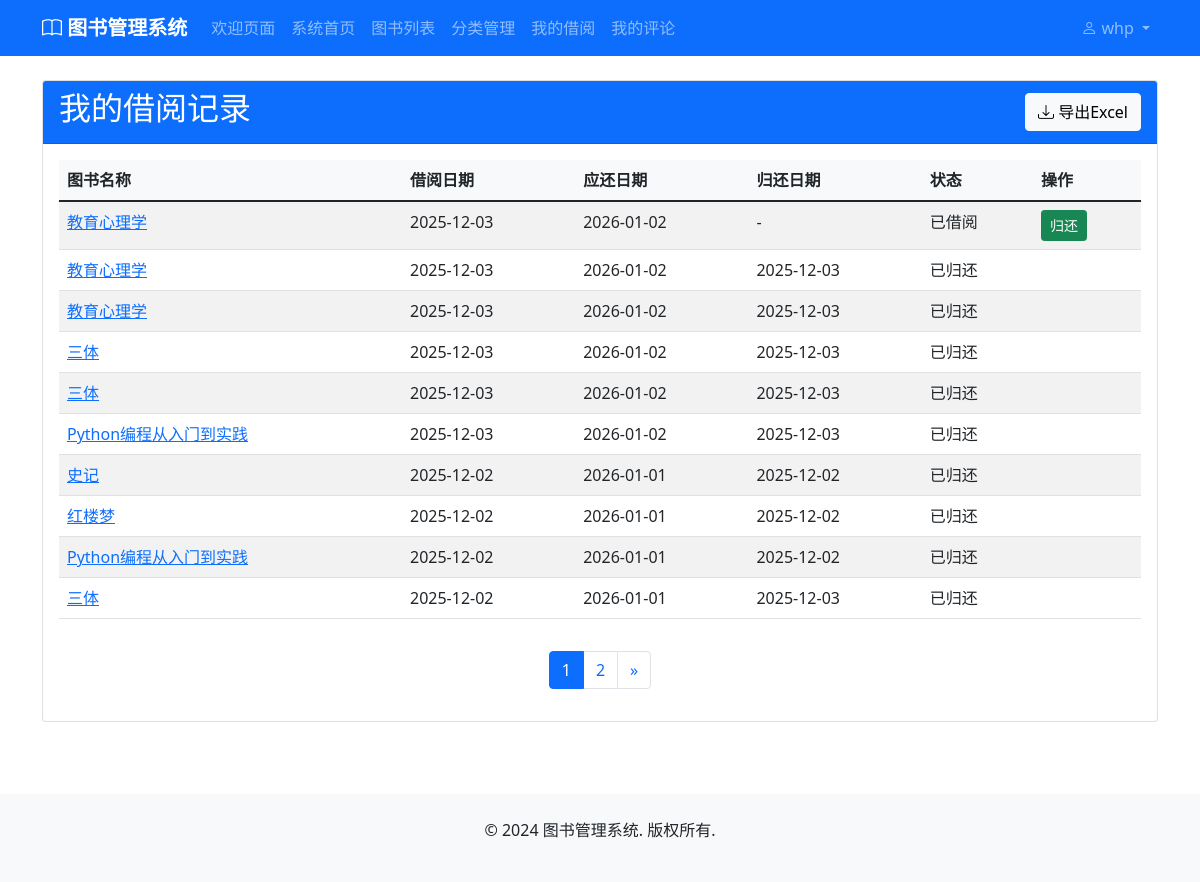
/borrowing/my-records/ (signed in), run on the app's committed database.
### accounts/models.py (models this page shows, shortened)
class CustomUser(AbstractUser):
    ROLE_CHOICES = [
        ('admin', '管理员'),
        ('user', '普通用户'),
    ]
    role = models.CharField(max_length=10, choices=ROLE_CHOICES, default='user', verbose_name='角色')
    phone = models.CharField(max_length=20, blank=True, null=True, verbose_name='电话')
    address = models.TextField(blank=True, null=True, verbose_name='地址')
    birth_date = models.DateField(blank=True, null=True, verbose_name='出生日期')
    created_at = models.DateTimeField(auto_now_add=True, verbose_name='创建时间')
    updated_at = models.DateTimeField(auto_now=True, verbose_name='更新时间')
    class Meta:
        verbose_name = '用户'
        verbose_name_plural = '用户'
    @property
    def is_admin(self):
        return self.role == 'admin'

### borrowing/models.py (models this page shows, shortened)
class BorrowRecord(models.Model):
    STATUS_CHOICES = [
        ('borrowed', '借阅中'),
        ('returned', '已归还'),
        ('overdue', '逾期'),
    ]
    user = models.ForeignKey(User, on_delete=models.CASCADE, verbose_name='借阅用户')
    book = models.ForeignKey(Book, on_delete=models.CASCADE, verbose_name='借阅图书')
    borrow_date = models.DateTimeField(auto_now_add=True, verbose_name='借阅时间')
    due_date = models.DateTimeField(verbose_name='应还时间')
    return_date = models.DateTimeField(null=True, blank=True, verbose_name='归还时间')
    status = models.CharField(max_length=20, choices=STATUS_CHOICES, default='borrowed', verbose_name='状态')
    notes = models.TextField(blank=True, null=True, verbose_name='备注')
    created_at = models.DateTimeField(auto_now_add=True, verbose_name='创建时间')
    updated_at = models.DateTimeField(auto_now=True, verbose_name='更新时间')
    class Meta:
        verbose_name = '借阅记录'
        verbose_name_plural = '借阅记录'
        ordering = ['-borrow_date']
    @property
    def is_overdue(self):
        from django.utils import timezone
        return self.status == 'borrowed' and timezone.now() > self.due_date
    @classmethod
    @transaction.atomic
    def check_and_update_overdue_status(cls, user=None):
        from django.utils import timezone
        now = timezone.now()
        query = cls.objects.filter(
            status='borrowed',
            due_date__lt=now
        )
        if user:
            query = query.filter(user=user)
        updated = query.update(status='overdue')
        if updated > 0:
            user_info = f"用户{user.username}的" if user else "所有"
            logger.info(f"更新了{updated}条{user_info}逾期记录的状态")
        return updated

### books/models.py (models this page shows, shortened)
class Book(models.Model):
    STATUS_CHOICES = [
        ('available', '可借阅'),
        ('borrowed', '已借出'),
        ('maintenance', '维护中'),
        ('lost', '丢失'),
    ]
    title = models.CharField(max_length=200, verbose_name='书名')
    author = models.CharField(max_length=100, verbose_name='作者')
    isbn = models.CharField(max_length=20, unique=True, verbose_name='ISBN')
    publisher = models.CharField(max_length=100, blank=True, null=True, verbose_name='出版社')
    publication_date = models.DateField(blank=True, null=True, verbose_name='出版日期')
    category = models.ForeignKey(Category, on_delete=models.PROTECT, null=True, blank=True, verbose_name='分类')
    description = models.TextField(blank=True, null=True, verbose_name='描述')
    cover_image = models.ImageField(upload_to='book_covers/', blank=True, null=True, verbose_name='封面图片')
    total_copies = models.PositiveIntegerField(default=1, verbose_name='总册数')
    available_copies = models.PositiveIntegerField(default=1, verbose_name='可借册数')
    location = models.CharField(max_length=50, blank=True, null=True, verbose_name='书架位置')
    status = models.CharField(max_length=20, choices=STATUS_CHOICES, default='available', verbose_name='状态')
    created_at = models.DateTimeField(auto_now_add=True, verbose_name='创建时间')
    updated_at = models.DateTimeField(auto_now=True, verbose_name='更新时间')
    class Meta:
        verbose_name = '图书'
        verbose_name_plural = '图书'

### borrowing/views.py (the view)
# urls.py: path('my-records/', views.my_borrow_records, name='my_records'),
@login_required
def my_borrow_records(request):
    BorrowRecord.check_and_update_overdue_status(user=request.user)
    records = BorrowRecord.objects.filter(user=request.user).order_by('-borrow_date')
    paginator = Paginator(records, 10)
    page_number = request.GET.get('page')
    page_obj = paginator.get_page(page_number)
    return render(request, 'borrowing/my_records.html', {'page_obj': page_obj})

### templates/borrowing/my_records.html (shortened to what this page needs)
{% extends 'base.html' %}
{% block content %}
<div class="container my-4">
    <div class="card">
        <div class="card-header bg-primary text-white d-flex justify-content-between align-items-center">
            <h2>我的借阅记录</h2>
            <a href="{% url 'borrowing:export_my_records' %}" class="btn btn-light">
                <i class="bi bi-download"></i> 导出Excel
            </a>
        </div>
        <div class="card-body">
            {% if page_obj %}
            <table class="table table-striped">
                <thead>
                    <tr>
                        <th>图书名称</th>
                        <th>借阅日期</th>
                        <th>应还日期</th>
                        <th>归还日期</th>
                        <th>状态</th>
                        <th>操作</th>
                    </tr>
                </thead>
                <tbody>
                    {% for record in page_obj %}
                    <tr>
                        <td><a href="{% url 'books:book_detail' record.book.id %}">{{ record.book.title }}</a></td>
                        <td>{{ record.borrow_date|date:"Y-m-d" }}</td>
                        <td class="{% if record.is_overdue and record.status == 'borrowed' %}text-danger{% endif %}">
                            {{ record.due_date|date:"Y-m-d" }}
                        </td>
                        <td>{% if record.return_date %}{{ record.return_date|date:"Y-m-d" }}{% else %}-{% endif %}</td>
                        <td>
                            {% if record.status == 'borrowed' %}已借阅{% endif %}
                            {% if record.status == 'returned' %}已归还{% endif %}
                        </td>
                        <td>
                            {% if record.status == 'borrowed' %}
                            <form method="post" action="{% url 'borrowing:return_book' record.id %}" style="display: inline;">
                                <button type="submit" class="btn btn-success btn-sm">归还</button>
                            </form>
                            {% endif %}
                        </td>
                    </tr>
                    {% endfor %}
                </tbody>
            </table>
            <nav aria-label="Page navigation">
                <ul class="pagination justify-content-center">
                    {% for num in page_obj.paginator.page_range %}
                    {% if page_obj.number == num %}
                    <li class="page-item active"><span class="page-link">{{ num }}</span></li>
                    {% else %}
                    <li class="page-item"><a class="page-link" href="?page={{ num }}">{{ num }}</a></li>
                    {% endif %}
                    {% endfor %}
                    {% if page_obj.has_next %}
                    <li class="page-item">
                        <a class="page-link" href="?page={{ page_obj.next_page_number }}" aria-label="Next">
                            <span aria-hidden="true">&raquo;</span>
                        </a>
                    </li>
                    {% endif %}
                </ul>
            </nav>
            {% else %}
            <div class="alert alert-info" role="alert">
                暂无借阅记录
            </div>
            {% endif %}
        </div>
    </div>
</div>
{% endblock %}

### templates/base.html (shortened to what this page needs)
<!DOCTYPE html>
<html lang="zh-hans">
<head>
    <link href="https://cdn.jsdelivr.net/npm/bootstrap@5.1.3/dist/css/bootstrap.min.css"
          rel="stylesheet"
>
    <link href="https://cdn.jsdelivr.net/npm/bootstrap-icons@1.7.2/font/bootstrap-icons.min.css" rel="stylesheet">
    {% load static %}
    <link rel="stylesheet" href="{% static 'css/style.css' %}?v=1.0">
</head>
<body class="d-flex flex-column min-vh-100">
    <nav class="navbar navbar-expand-lg navbar-dark bg-primary">
        <div class="container">
            <a class="navbar-brand" href="{% url 'welcome' %}">
                <i class="bi bi-book"></i> 图书管理系统
            </a>
            <div class="collapse navbar-collapse" id="navbarNav">
                <ul class="navbar-nav">
                    <li class="nav-item active">
                        <a class="nav-link" href="{% url 'welcome' %}">欢迎页面</a>
                    </li>
                    {% if user.is_authenticated %}
                    <li class="nav-item">
                        <a class="nav-link" href="{% url 'home' %}">系统首页</a>
                    </li>
                    {% endif %}
                    <li class="nav-item">
                        <a class="nav-link" href="{% url 'books:book_list' %}">图书列表</a>
                    </li>
                    <li class="nav-item">
                        <a class="nav-link" href="{% url 'categories:category_list' %}">分类管理</a>
                    </li>
                    {% if user.is_authenticated %}
                    <li class="nav-item">
                        <a class="nav-link" href="{% url 'borrowing:my_records' %}">我的借阅</a>
                    </li>
                    <li class="nav-item">
                        <a class="nav-link" href="{% url 'reviews:my_reviews' %}">我的评论</a>
                    </li>
                    {% endif %}
                </ul>
                <ul class="navbar-nav ms-auto">
                    {% if user.is_authenticated %}
                    <li class="nav-item dropdown">
                        <a class="nav-link dropdown-toggle" href="#" id="userDropdown" role="button" data-bs-toggle="dropdown" aria-expanded="false">
                            <i class="bi bi-person"></i> {{ user.username }}
                        </a>
                    </li>
                    {% endif %}
                </ul>
            </div>
        </div>
    </nav>
    <main class="flex-grow-1">
        {% block content %}
        {% endblock %}
    </main>
    <footer class="bg-light mt-5 py-4">
        <div class="container text-center">
            <p>&copy; 2024 图书管理系统. 版权所有.</p>
        </div>
    </footer>
</body>
</html>

### static/css/style.css (style rules this page uses)
.navbar-brand { font-weight: bold; }
.table th { background-color: #f8f9fa; }
.pagination { justify-content: center; margin-top: 2rem; }

### data on the page
CustomUser: username "whp"
BorrowRecord: book "教育心理学", borrow_date "2025-12-03", due_date "2026-01-02", status "已借阅"
BorrowRecord: book "教育心理学", borrow_date "2025-12-03", due_date "2026-01-02", return_date "2025-12-03", status "已归还"
BorrowRecord: book "教育心理学", borrow_date "2025-12-03", due_date "2026-01-02", return_date "2025-12-03", status "已归还"
BorrowRecord: book "三体", borrow_date "2025-12-03", due_date "2026-01-02", return_date "2025-12-03", status "已归还"
BorrowRecord: book "三体", borrow_date "2025-12-03", due_date "2026-01-02", return_date "2025-12-03", status "已归还"
BorrowRecord: book "Python编程从入门到实践", borrow_date "2025-12-03", due_date "2026-01-02", return_date "2025-12-03", status "已归还"
BorrowRecord: book "史记", borrow_date "2025-12-02", due_date "2026-01-01", return_date "2025-12-02", status "已归还"
BorrowRecord: book "红楼梦", borrow_date "2025-12-02", due_date "2026-01-01", return_date "2025-12-02", status "已归还"
BorrowRecord: book "Python编程从入门到实践", borrow_date "2025-12-02", due_date "2026-01-01", return_date "2025-12-02", status "已归还"
BorrowRecord: book "三体", borrow_date "2025-12-02", due_date "2026-01-01", return_date "2025-12-03", status "已归还"

### other printed values
{{ num }} "1"
{{ num }} "2"
